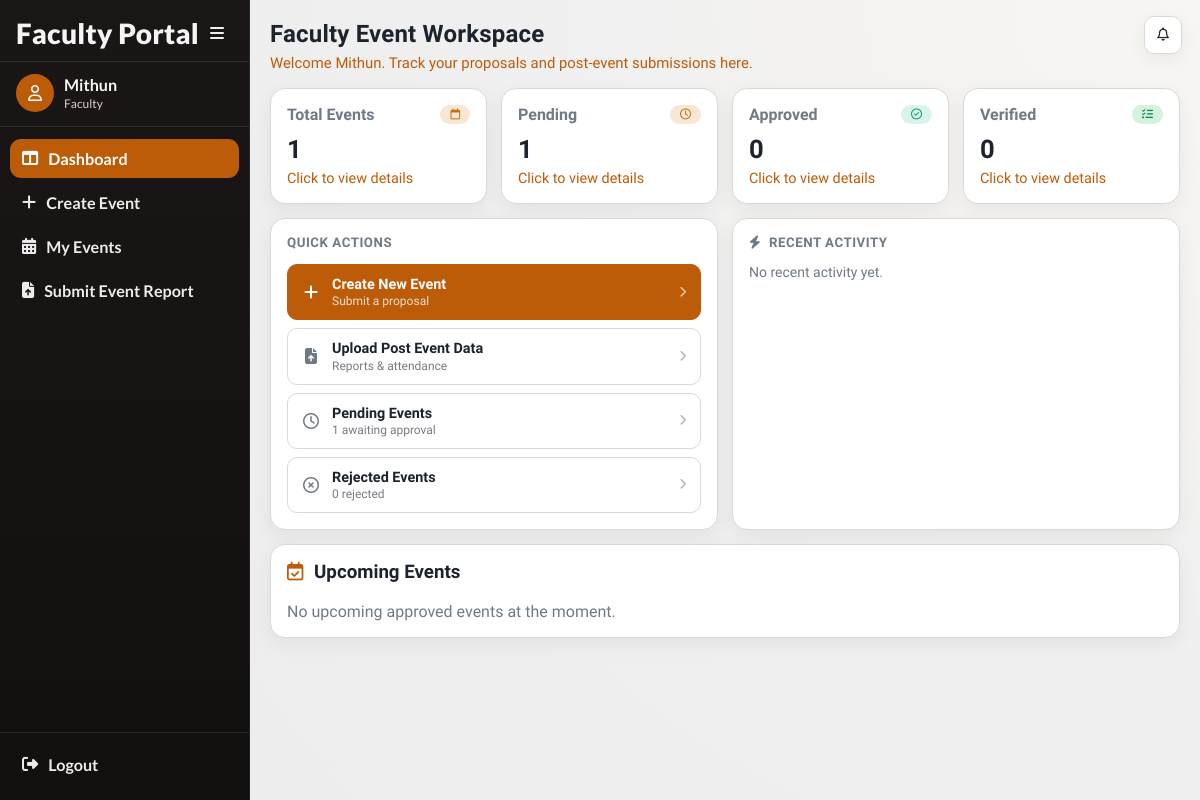
The app's page /faculty/dashboard/ (signed in), older data.
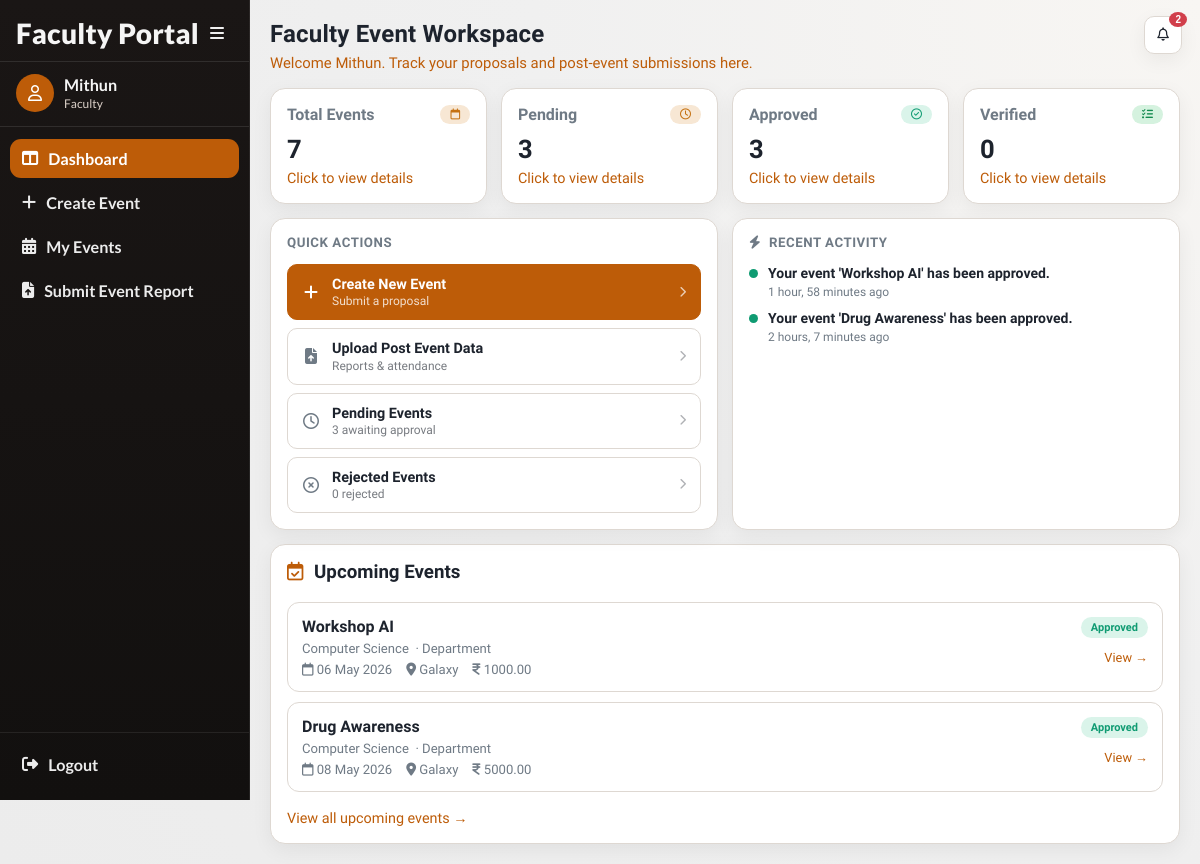
The same page, newer data.
### accounts/models.py (models this page shows, shortened)
class Notification(models.Model):
    TYPE_CHOICES = (
        ('submitted', 'Event Submitted'),
        ('approved', 'Event Approved'),
        ('rejected', 'Event Rejected'),
        ('completed', 'Event Completed'),
        ('venue_changed', 'Venue Changed'),
        ('reminder', 'Reminder'),
        ('cancelled', 'Event Cancelled'),
    )
    recipient = models.ForeignKey(
        settings.AUTH_USER_MODEL,
        on_delete=models.CASCADE,
        related_name="notifications"
    )
    sender = models.ForeignKey(
        settings.AUTH_USER_MODEL,
        on_delete=models.CASCADE,
        null=True,
        blank=True,
        related_name="sent_notifications"
    )
    event = models.ForeignKey(
        'events.Event',
        on_delete=models.CASCADE,
        null=True,
        blank=True
    )
    message = models.TextField()
    type = models.CharField(max_length=30, choices=TYPE_CHOICES)
    is_read = models.BooleanField(default=False)
    created_at = models.DateTimeField(auto_now_add=True)

### events/models.py (models this page shows, shortened)
class Event(models.Model):
    CATEGORY_CHOICES = (
        ('department', 'Department'),
        ('nss', 'NSS'),
        ('ncc', 'NCC'),
        ('union', 'Union'),
        ('other', 'Other'),
    )
    PARTICIPATION_CHOICES = (
        ('boys', 'Boys'),
        ('girls', 'Girls'),
        ('mixed', 'Mixed'),
    )
    STATUS_CHOICES = (
        ('pending', 'Pending Approval'),
        ('approved', 'Approved'),
        ('rejected', 'Rejected'),
        ('completed', 'Completed'),
        ('verified', 'Verified'),
        ('cancelled', 'Cancelled'),
    )
    title = models.CharField(max_length=200)
    category = models.CharField(max_length=20, choices=CATEGORY_CHOICES)
    created_by = models.ForeignKey(
        settings.AUTH_USER_MODEL,
        on_delete=models.CASCADE
    )
    department = models.ForeignKey(
    Department,
    on_delete=models.SET_NULL,
    null=True,
    blank=True
    )
    participation_type = models.CharField(
        max_length=20,
        choices=PARTICIPATION_CHOICES
    )
    chief_guest = models.CharField(max_length=200, blank=True, null=True)
    budget = models.DecimalField(max_digits=10, decimal_places=2)
    venue = models.ForeignKey(
    Venue,
    on_delete=models.PROTECT
    )
    start_date = models.DateField()
    end_date = models.DateField()
    start_time = models.TimeField(null=True, blank=True)
    end_time = models.TimeField(null=True, blank=True)
    description = models.TextField()
    tags = models.ManyToManyField(Tag, blank=True)
    status = models.CharField(
        max_length=20,
        choices=STATUS_CHOICES,
        default='pending'
    )
    principal_remark = models.TextField(blank=True, null=True)
    created_at = models.DateTimeField(auto_now_add=True)
    report_text = models.TextField(blank=True, null=True)
    attendance_file = models.FileField(
        upload_to='attendance/',
        blank=True,
        null=True
    )
    completed_at = models.DateTimeField(blank=True, null=True)

class Department(models.Model):
    name = models.CharField(max_length=100, unique=True)

class Venue(models.Model):
    name = models.CharField(max_length=100, unique=True)
    def __str__(self):
        return self.name

### accounts/views.py (the view)
# urls.py: path('faculty/dashboard/', views.faculty_dashboard, name='faculty_dashboard'),
@never_cache
@login_required(login_url='/login/')
def faculty_dashboard(request):
    if request.user.role != 'faculty':
        return redirect('login')
    user = request.user
    my_events = Event.objects.filter(created_by=user).order_by('-created_at')
    unread_notifications = request.user.notifications.filter(is_read=False)
    unread_count = unread_notifications.count()
    recent_notifications = request.user.notifications.order_by('-created_at')[:5]
    today = timezone.now().date()
    upcoming_events = my_events.filter(status='approved', start_date__gte=today).order_by('start_date')
    rejected_events = my_events.filter(status='rejected').order_by('-created_at')
    recent_activity = request.user.notifications.select_related('event').order_by('-created_at')[:6]
    context = {
        'my_events': my_events,
        'my_event_count': my_events.count(),
        'pending_count': my_events.filter(status='pending').count(),
        'approved_count': my_events.filter(status='approved').count(),
        'completed_count': my_events.filter(status='completed').count(),
        'verified_count': my_events.filter(status='verified').count(),
        'rejected_count': my_events.filter(status='rejected').count(),
        'upcoming_count': upcoming_events.count(),
        'upcoming_events': upcoming_events,
        'rejected_events': rejected_events,
        'recent_activity': recent_activity,
        'today': today,
        'active_nav': 'faculty-dashboard',
        'unread_count': unread_count,
        'recent_notifications': recent_notifications,
    }
    return render(request,
                  'accounts/faculty_dashboard.html',
                  context)

### accounts/templates/accounts/faculty_dashboard.html (shortened to what the changed rows need)
{% extends "base.html" %}
{% load event_extras %}
{% block page_title %}Faculty Event Workspace{% endblock %}
{% block content %}
<div class="card-grid">
    <article class="panel" style="cursor:pointer;" onclick="location.href='{% url 'faculty_filter_events' %}'">
        <div class="card-title">
            Total Events <span class="chip pending"><i class="fa-regular fa-calendar"></i></span>
        </div>
        <p class="card-value">{{ my_event_count }}</p>
        <a class="card-link" href="{% url 'faculty_filter_events' %}">Click to view details</a>
    </article>
    <article class="panel" style="cursor:pointer;" onclick="location.href='{% url 'faculty_filter_events' %}?status=pending'">
        <div class="card-title">
            Pending <span class="chip pending"><i class="fa-regular fa-clock"></i></span>
        </div>
        <p class="card-value">{{ pending_count }}</p>
        <a class="card-link" href="{% url 'faculty_filter_events' %}?status=pending">Click to view details</a>
    </article>
    <article class="panel" style="cursor:pointer;" onclick="location.href='{% url 'faculty_filter_events' %}?status=approved'">
        <div class="card-title">
            Approved <span class="chip approved"><i class="fa-regular fa-circle-check"></i></span>
        </div>
        <p class="card-value">{{ approved_count }}</p>
        <a class="card-link" href="{% url 'faculty_filter_events' %}?status=approved">Click to view details</a>
    </article>
</div>
<div class="two-col" style="margin-bottom:14px;">
    <section class="panel" style="margin-bottom:0;">
        <div style="display:flex; flex-direction:column; gap:8px;">
            <a href="{% url 'faculty_filter_events' %}?status=pending" class="dash-action-btn">
                <div>
                    <div class="dash-action-label">Pending Events</div>
                    <div class="dash-action-sub">{{ pending_count }} awaiting approval</div>
                </div>
            </a>
        </div>
    </section>
    <section class="panel" style="margin-bottom:0;">
        <h3 style="margin-top:0; margin-bottom:14px; font-size:.83rem; letter-spacing:.04em; text-transform:uppercase; color:var(--text-soft); font-weight:600;">
            <i class="fa-solid fa-bolt" style="margin-right:4px;"></i> Recent Activity
        </h3>
        {% if recent_activity %}
            <div class="stack">
                {% for notif in recent_activity %}
                <a href="{% url 'notification_redirect' notif.id %}"
                   style="display:flex; align-items:flex-start; gap:10px; text-decoration:none; color:inherit;">
                    {% if notif.type == 'approved' %}
                        <span style="width:9px;height:9px;border-radius:50%;background:#0f9b72;flex-shrink:0;margin-top:5px;"></span>
                    {% elif notif.type == 'rejected' %}
                        <span style="width:9px;height:9px;border-radius:50%;background:var(--danger);flex-shrink:0;margin-top:5px;"></span>
                    {% elif notif.type == 'submitted' %}
                        <span style="width:9px;height:9px;border-radius:50%;background:#9ca3af;flex-shrink:0;margin-top:5px;"></span>
                    {% elif notif.type == 'completed' or notif.type == 'verified' %}
                        <span style="width:9px;height:9px;border-radius:50%;background:#2563eb;flex-shrink:0;margin-top:5px;"></span>
                    {% else %}
                        <span style="width:9px;height:9px;border-radius:50%;background:#f59e0b;flex-shrink:0;margin-top:5px;"></span>
                    {% endif %}
                    <div>
                        <div style="font-size:.875rem; font-weight:{% if not notif.is_read %}600{% else %}400{% endif %}; line-height:1.35;">
                            {{ notif.message }}
                        </div>
                        <div class="muted" style="font-size:.75rem; margin-top:2px;">
                            {{ notif.created_at|timesince }} ago
                        </div>
                    </div>
                </a>
                {% endfor %}
            </div>
        {% else %}
            <p class="muted" style="margin:0; font-size:.875rem;">No recent activity yet.</p>
        {% endif %}
    </section>
</div>
<section class="panel">
    <h3 style="margin-top:0;">
        <i class="fa-regular fa-calendar-check" style="margin-right:6px; color:var(--accent);"></i>
        Upcoming Events
    </h3>
    {% if upcoming_events %}
        <div class="stack">
            {% for e in upcoming_events %}
            <article class="item">
                <div style="display:flex; justify-content:space-between; gap:10px; align-items:flex-start;">
                    <div>
                        <h4 style="margin:0 0 5px 0;">{{ e.title }}</h4>
                        <div class="muted" style="font-size:.82rem;">
                            {{ e.department.name|default:"General" }}
                            {% if e.category %}&nbsp;·&nbsp;{{ e.get_category_display }}{% endif %}
                        </div>
                        <div class="muted" style="margin-top:6px; font-size:.82rem; display:flex; gap:14px; flex-wrap:wrap;">
                            <span><i class="fa-regular fa-calendar"></i> {{ e.start_date|date:"d M Y" }}{% if e.end_date != e.start_date %} – {{ e.end_date|date:"d M Y" }}{% endif %}</span>
                            <span><i class="fa-solid fa-location-dot"></i> {{ e.venue }}</span>
                            <span><i class="fa-solid fa-indian-rupee-sign"></i> {{ e.budget }}</span>
                        </div>
                    </div>
                    <div style="display:flex; flex-direction:column; align-items:flex-end; gap:6px; flex-shrink:0;">
                        <span class="chip approved">Approved</span>
                        <a class="card-link" href="{% url 'event_detail' e.id %}" style="font-size:.8rem; white-space:nowrap;">View →</a>
                    </div>
                </div>
            </article>
            {% endfor %}
        </div>
        <div style="margin-top:12px;">
            <a class="card-link" href="{% url 'faculty_filter_events' %}?status=approved&upcoming=1">View all upcoming events →</a>
        </div>
    {% else %}
        <p class="muted" style="margin:0;">No upcoming approved events at the moment.</p>
    {% endif %}
</section>
{% endblock %}

### accounts/templates/base.html (shortened to what the changed rows need)
<!DOCTYPE html>
<html lang="en">
<head>
    <link rel="stylesheet" href="https://cdnjs.cloudflare.com/ajax/libs/font-awesome/6.5.2/css/all.min.css">
</head>
<body class="{% if request.user.is_authenticated %}has-sidebar{% endif %}">
    <div class="app">
        {% if request.user.is_authenticated %}
            <div class="notif-fab" id="notifFab">
                <div style="position:relative;">
                    <button class="nav-icon-btn" id="notifToggle" type="button" aria-label="Notifications">
                        <i class="fa-regular fa-bell"></i>
                        {% if unread_count > 0 %}
                            <span class="notif-badge">{{ unread_count }}</span>
                        {% endif %}
                    </button>
                </div>
            </div>
        {% endif %}
        <main class="main">
            <header class="page-head">
                <h1 class="page-title">{% block page_title %}College Event System{% endblock %}</h1>
            </header>
            {% block content %}{% endblock %}
        </main>
    </div>
</body>
</html>

Row changes from the older to the newer data that the page shows:
added Notification: type "approved" (drawn), message "Your event 'Workshop AI' has been approved.", created_at "1 hour, 58 minutes"
added Notification: type "approved" (drawn), message "Your event 'Drug Awareness' has been approved.", created_at "2 hours, 7 minutes"
added Event: title "Workshop AI", department.name "Computer Science", category "Department", start_date "06 May 2026", venue "Galaxy", budget "1000.00"
added Event: title "Drug Awareness", department.name "Computer Science", category "Department", start_date "08 May 2026", venue "Galaxy", budget "5000.00"
Text that changed along with them:
{{ unread_count }}: (not shown) → "2"
{{ my_event_count }}: "1" → "7"
{{ pending_count }}: "1" → "3"
{{ approved_count }}: "0" → "3"
text no longer shown: "No recent activity yet. No upcoming approved events at the moment."
text now shown: "View all upcoming events →"
